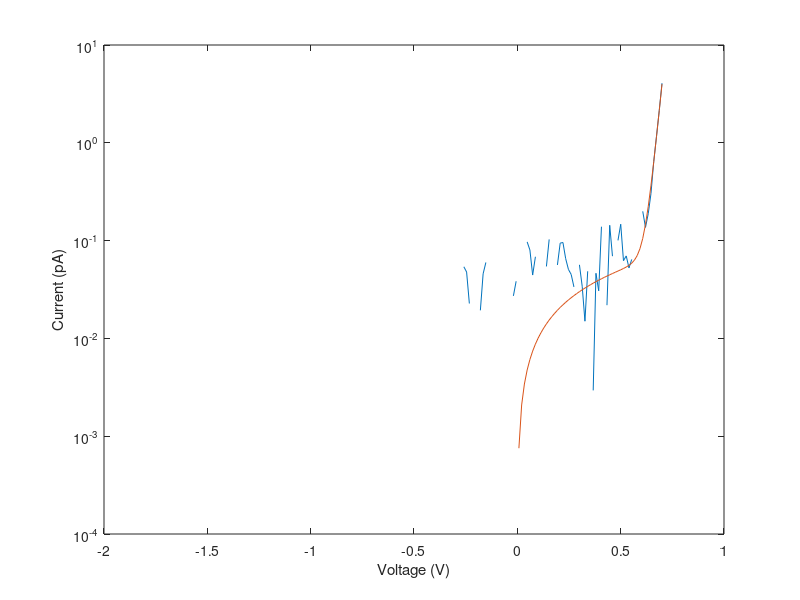
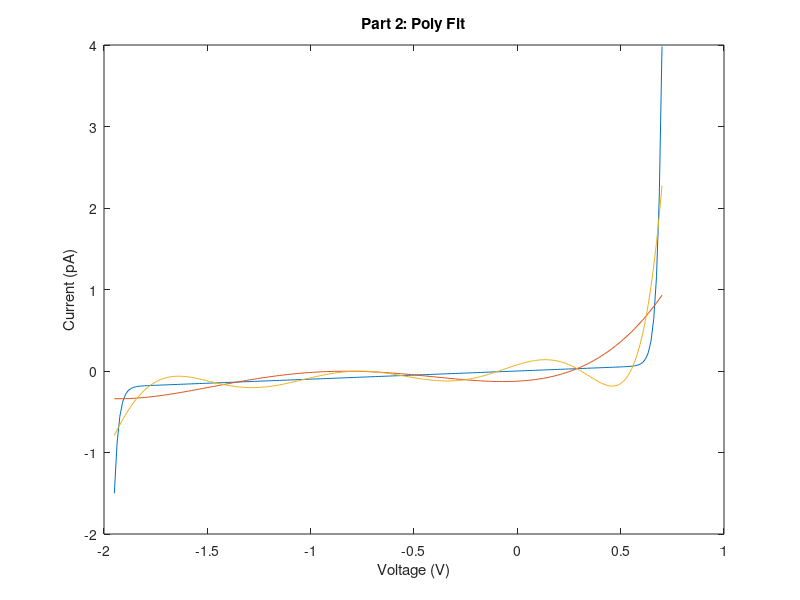
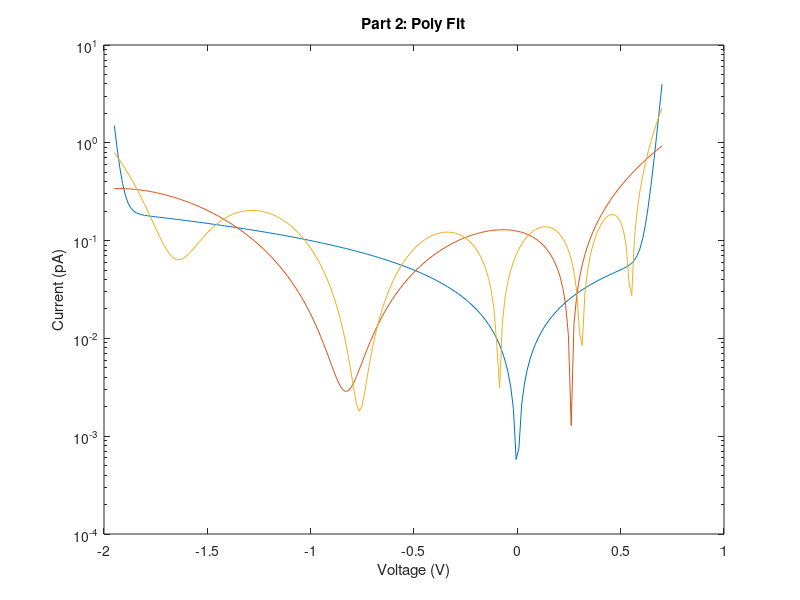

Source code (MATLAB) for these figures, in order: (Note: this script raises an error after producing the figures.)
% Devan Harnett
% 100998173 

% PA 8: Diode Parameter Extraction 

% Part 1
Is = 0.01e-12;
Ib = 0.1e-12;
Vb = 1.3;
Gp = 0.1; 

V = linspace(-1.95,0.7,200);
L = length(V); 
I = zeros(1,L); 

Ir = -0.1 + (0.2).*rand(1,L);
Ivar = zeros(1,L);

% fill I vectors 
for k =1:200
    I(k) = Is*(exp((1.2/.025)*V(k))-1)+(Gp*V(k))-(Ib*exp(-(1.2/0.025)*(V(k) +Vb)-1)); 
    Ivar(k) = I(k)+Ir(k); 
    
end

figure(1)
plot(V,Ivar)
hold on 
semilogy(V,I)
xlabel 'Voltage (V)' 
ylabel 'Current (pA)' 

% Part 2
PI4 = polyfit(V,I,4);
PI8 = polyfit(V,I,8);

Y4 = polyval(PI4,V);
Y8 = polyval(PI8,V);

figure(2) 
plot(V,I)
hold on 
plot(V,Y4)
plot(V,Y8)
title 'Part 2: Poly Fit'
xlabel 'Voltage (V)'
ylabel 'Current (pA)'

figure(3) 
semilogy(V,abs(I))
hold on 
semilogy(V,abs(Y4))
semilogy(V,abs(Y8))
title 'Part 2: Poly Fit'
xlabel 'Voltage (V)'
ylabel 'Current (pA)'

% Part 3: Non Linear curve fitting 
I = I';
V = V';
%first case 
fo2 = fittype('A.*(exp(1.2*x/25e-3)-1) + 0.1.*x - C*(exp(1.2*(-(x+1.3))/25e-3)-1)');
FO2 = fit(V,I,fo2);
If1 = FO2(V);

%Second Case 
fo2 = fittype('A.*(exp(1.2*x/25e-3)-1) + B.*x - C*(exp(1.2*(-(x+1.3))/25e-3)-1)');
FO2 = fit(V,I,fo2);
If2 = FO2(V);

%Third Case 
fo3 = fittype('A.*(exp(1.2*x/25e-3)-1) + B.*x - C*(exp(1.2*(-(x+D))/25e-3)-1)');
FO3 = fit(V,I,fo3);
If3 = FO3(V);

figure(4) 
plot(V,If1)
hold on
plot(V,If2)
plot(V,If3)
legend('If1','If2','If3')

figure(5)
semilogy(V,abs(If1))
hold on 
semilogy(V,abs(If2))
semilogy(V,abs(If3))
legend('If1','If2','If3')

% Part 4: Neutral Net 

inputs = V.';
targets = I.';
hiddenLayerSize = 10;
net = fitnet(hiddenLayerSize);
net.divideParam.trainRatio = 70/100;
net.divideParam.valRatio = 15/100;
net.divideParam.testRatio = 15/100;
[net,tr] = train(net,inputs,targets);
outputs = net(inputs);
errors = gsubtract(outputs,targets);
performance = perform(net,targets,outputs);
view(net);
Inn = outputs;

figure(6)
plot(V,Inn)
hold on 
plot(V,I)
title 'Neural Fit'

figure(7)
semilogy(V,abs(Inn))
hold on 
semilogy(V,abs(I))
title 'Neural Fit SemiLog'




